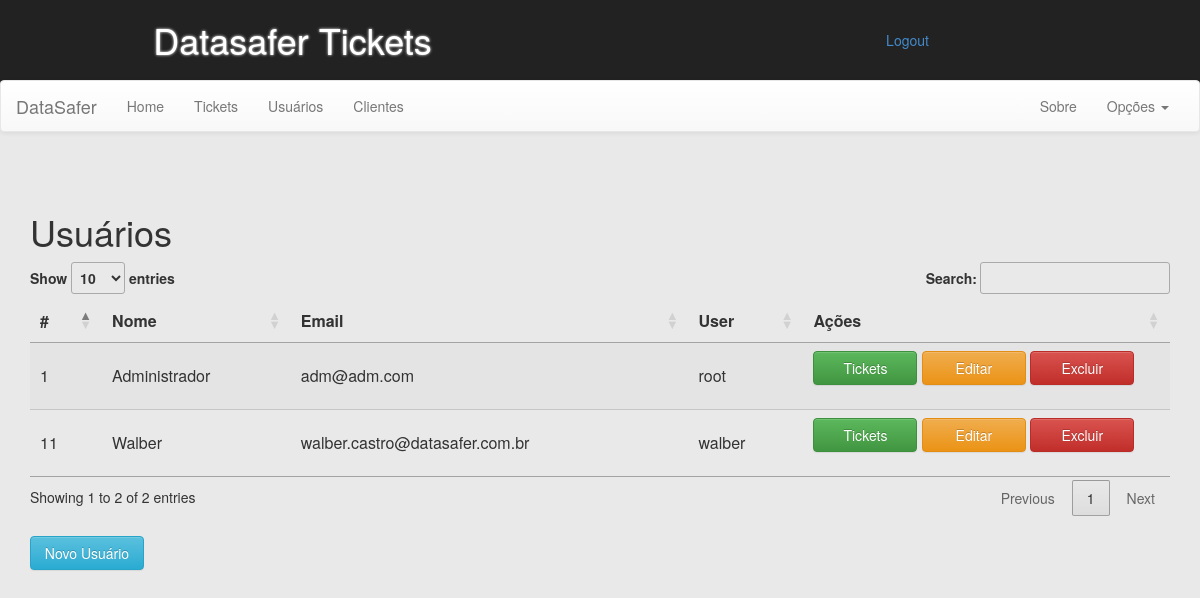
The app's page /?pag=usuarios (signed in) with its own data.
### tables this page shows
CREATE TABLE IF NOT EXISTS `tck_user` (
  `id` int(11) NOT NULL auto_increment,
  `nome` varchar(50) NOT NULL,
  `email` varchar(80) NOT NULL,
  `user` varchar(30) NOT NULL,
  `passwd` varchar(50) NOT NULL,
  `tipo` int(2) NOT NULL,
  PRIMARY KEY  (`id`),
  UNIQUE KEY `user` (`user`)
);

### rsc/pag/usuarios.php (the view, shortened to what this page needs)
<div class="container usuarios">
 	<h1>Usuários</h1>
 	<?php
 	if(isset($_SESSION['id_logged'])){
 		if(!isset($_GET['interna'])){
		$stmt = "SELECT tipo FROM tck_user WHERE id =".$_SESSION['id_logged'];
		$stmt = mysql_query($stmt);
		$rsc = mysql_fetch_array($stmt);
		if($rsc['tipo'] == '1'){
			$stmt = "SELECT * FROM tck_user WHERE tipo != 3";
			$stmt = mysql_query($stmt);
			?>
			<table id="ticket_table" class="row-border hover stripe">
				<thead>
					<tr>
						<th>#</th>
						<th>Nome</th>
						<th>Email</th>
						<th>User</th>
						<th>Ações</th>
					</tr>
				</thead>
				<tbody>
					<?php
					while ($res = mysql_fetch_array($stmt)) {
						$id    = $res['id'];
						$nome  = $res['nome'];
						$email = $res['email'];
						$user  = $res['user'];
						?>
						<tr>
							<td><?php echo $id ?></td>
							<td><?php echo $nome ?></td>
							<td><?php echo $email ?></td>
							<td><?php echo $user ?></td>
							<td>
							<form method="post" id="exclude_form_<?php echo $id ?>" action="rsc/system_arqs/actions.php">
							<a href="?pag=user_tickets&interna=<?php echo $id ?>" class="btn btn-success" style="width: 30%;">Tickets</a>
							<a href="?pag=usuarios&interna=<?php echo $id ?>" class="btn btn-warning" style="width: 30%;">Editar</a>
							<input type="button" id="btn_submit_<?php echo $id ?>" value="Excluir" class="btn btn-danger" style="width: 30%;">
							</form>
							</td>
						</tr>
						<?php
					}
					?>
				</tbody>
			</table>
			<br><a href="?pag=usuarios&interna=-1" class="btn btn-info" style="width: 10%;">Novo Usuário</a>
			<?php
		}else{
			echo '<br><div class="alert alert-danger" role="alert">Você não tem permissão para esta funcionalidade</div>';
		}
		}
	}
	?>
</div>

### assets/css/default.css (style rules this page uses)
body { background: #E9E9E9; }
.tickets, .usuarios { margin-top: 5%; }
.btn { width: 100%; }

### records on screen
tck_user: id "1", nome "Administrador", email "adm@adm.com", user "root"
tck_user: id "11", nome "Walber", email "walber.castro@datasafer.com.br", user "walber"
